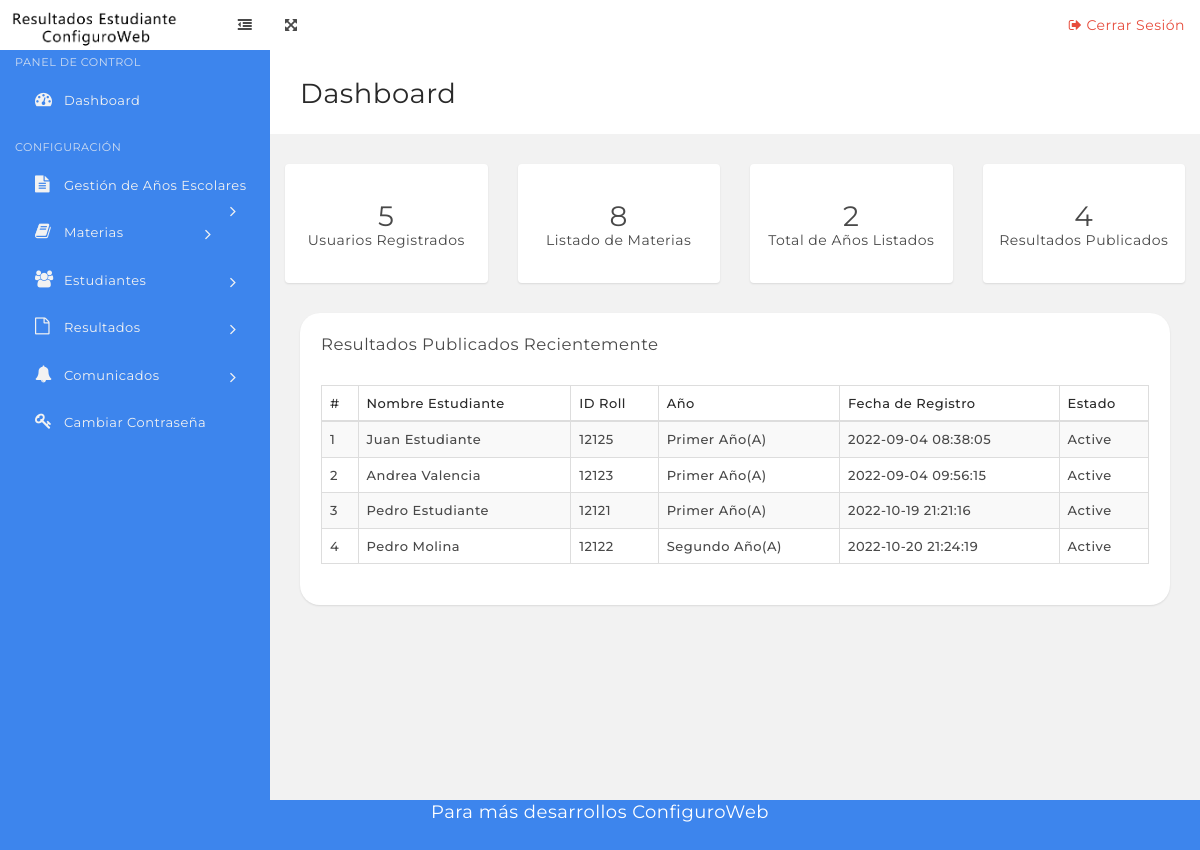
Page /dashboard.php on the committed database.
### tables this page shows
CREATE TABLE `tblstudents` (
  `StudentId` int(11) NOT NULL,
  `StudentName` varchar(100) DEFAULT NULL,
  `RollId` varchar(100) DEFAULT NULL,
  `StudentEmail` varchar(100) DEFAULT NULL,
  `Gender` varchar(10) DEFAULT NULL,
  `DOB` varchar(100) DEFAULT NULL,
  `ClassId` int(11) DEFAULT NULL,
  `RegDate` timestamp NULL DEFAULT current_timestamp(),
  `UpdationDate` timestamp NULL DEFAULT NULL,
  `Status` int(1) DEFAULT NULL
);

### dashboard.php (the view, shortened to what this page needs)
<?php
include('includes/config.php');
if (strlen($_SESSION['alogin']) == "") {
    header("Location: index.php");
} else {
?>
    <?php include('includes/topbar.php'); ?>
    <div class="content-wrapper">
        <div class="content-container">
            <?php include('includes/leftbar.php'); ?>
            <div class="main-page">
                <div class="container-fluid">
                    <div class="row page-title-div">
                        <div class="col-sm-6">
                            <h2 class="title">Dashboard</h2>
                        </div>
                    </div>
                </div>
                <section class="section">
                    <div class="container-fluid">
                        <div class="row">
                            <div class="col-lg-3 col-md-3 col-sm-6 col-xs-12 text-center">
                                <a class="dashboard-stat bg-white" href="manage-students.php">
                                    <?php
                                    $sql1 = "SELECT StudentId from tblstudents ";
                                    $query1 = $dbh->prepare($sql1);
                                    $query1->execute();
                                    $totalstudents = $query1->rowCount();
                                    ?>
                                    <span class="number counter"><?php echo htmlentities($totalstudents); ?></span>
                                    <span class="name">Usuarios Registrados</span>
                                </a>
                            </div>
                            <div class="col-lg-3 col-md-3 col-sm-6 col-xs-12 text-center">
                                <a class="dashboard-stat bg-white" href="manage-subjects.php">
                                    <?php
                                    $sql = "SELECT id from  tblsubjects ";
                                    $query = $dbh->prepare($sql);
                                    $query->execute();
                                    $totalsubjects = $query->rowCount();
                                    ?>
                                    <span class="number counter"><?php echo htmlentities($totalsubjects); ?></span>
                                    <span class="name">Listado de Materias</span>
                                </a>
                            </div>
                            <div class="col-lg-3 col-md-3 col-sm-6 col-xs-12">
                                <a class="dashboard-stat bg-white" href="manage-classes.php">
                                    <?php
                                    $sql2 = "SELECT id from  tblclasses ";
                                    $query2 = $dbh->prepare($sql2);
                                    $query2->execute();
                                    $totalclasses = $query2->rowCount();
                                    ?></span>
                                    <span class="number counter"><?php echo htmlentities($totalclasses); ?></span>
                                    <span class="name">Total de Años Listados</span>
                                </a>
                            </div>
                            <div class="col-lg-3 col-md-3 col-sm-6 col-xs-12 text-center">
                                <a class="dashboard-stat bg-white" href="manage-results.php">
                                    <?php
                                    $sql3 = "SELECT  distinct StudentId from  tblresult ";
                                    $query3 = $dbh->prepare($sql3);
                                    $query3->execute();
                                    $totalresults = $query3->rowCount();
                                    ?></span>
                                    <span class="number counter"><?php echo htmlentities($totalresults); ?></span>
                                    <span class="name">Resultados Publicados</span>
                                </a>
                            </div>
                        </div>
                        <section class="section">
                            <div class="container-fluid">
                                <div class="row">
                                    <div class="col-md-12">
                                        <div class="panel">
                                            <div class="panel-heading">
                                                <div class="panel-title">
                                                    <h5>Resultados Publicados Recientemente</h5>
                                                </div>
                                            </div>
                                            <div class="panel-body p-20">
                                                <table id="example" class="display table table-striped table-bordered" cellspacing="0" width="100%">
                                                    <thead>
                                                        <tr>
                                                            <th>#</th>
                                                            <th>Nombre Estudiante</th>
                                                            <th>ID Roll</th>
                                                            <th>Año</th>
                                                            <th>Fecha de Registro</th>
                                                            <th>Estado</th>
                                                        </tr>
                                                    </thead>
                                                    <tbody>
                                                        <?php $sql = "SELECT  distinct tblstudents.StudentName,tblstudents.RollId,tblstudents.RegDate,tblstudents.StudentId,tblstudents.Status,tblclasses.ClassName,tblclasses.Section from tblresult join tblstudents on tblstudents.StudentId=tblresult.StudentId  join tblclasses on tblclasses.id=tblresult.ClassId";
                                                        $query = $dbh->prepare($sql);
                                                        $query->execute();
                                                        $results = $query->fetchAll(PDO::FETCH_OBJ);
                                                        $cnt = 1;
                                                        if ($query->rowCount() > 0) {
                                                            foreach ($results as $result) {   ?>
                                                                <tr>
                                                                    <td><?php echo htmlentities($cnt); ?></td>
                                                                    <td><?php echo htmlentities($result->StudentName); ?></td>
                                                                    <td><?php echo htmlentities($result->RollId); ?></td>
                                                                    <td><?php echo htmlentities($result->ClassName); ?>(<?php echo htmlentities($result->Section); ?>)</td>
                                                                    <td><?php echo htmlentities($result->RegDate); ?></td>
                                                                    <td><?php if ($result->Status == 1) {
                                                                            echo htmlentities('Active');
                                                                        } else {
                                                                            echo htmlentities('Blocked');
                                                                        }
                                                                        ?></td>
                                                                </tr>
                                                        <?php $cnt = $cnt + 1;
                                                            }
                                                        } ?>
                                                    </tbody>
                                                </table>
                                            </div>
                                        </div>
                                    </div>
                                </div>
                            </div>
                    </div>
            </div>
        </div>
    </div>
    </div>
    <?php include('includes/footer.php'); ?>
<?php } ?>

### includes/topbar.php (shortened to what this page needs)
<!DOCTYPE html>
<html lang="en">
<head>
    <link rel="stylesheet" href="assets/css/bootstrap.min.css" media="screen">
    <link rel="stylesheet" href="assets/css/font-awesome.min.css" media="screen">
    <link rel="stylesheet" href="assets/css/animate-css/animate.min.css" media="screen">
    <link rel="stylesheet" href="assets/css/lobipanel/lobipanel.min.css" media="screen">
    <link rel="stylesheet" href="assets/css/toastr/toastr.min.css" media="screen">
    <link rel="stylesheet" href="assets/css/icheck/skins/line/blue.css">
    <link rel="stylesheet" href="assets/css/icheck/skins/line/red.css">
    <link rel="stylesheet" href="assets/css/icheck/skins/line/green.css">
    <link rel="stylesheet" href="assets/css/main.css" media="screen">
    <link rel="stylesheet" href="assets/css/prism/prism.css" media="screen">
</head>
<body class="top-navbar-fixed">
    <div class="main-wrapper">
        <nav class="navbar top-navbar bg-white">
            <div class="container-fluid">
                <div class="row">
                    <div class="navbar-header no-padding">
                        <a class="navbar-brand" target="a_blank" href="https://www.configuroweb.com/46-aplicaciones-gratuitas-en-php-python-y-javascript/#Aplicaciones-gratuitas-en-PHP,-Python-y-Javascript">
                            <img src="assets/images/logo.png" style="Width: 165px">
                        </a>
                        <span class="small-nav-handle hidden-sm hidden-xs"><i class="fa fa-outdent"></i></span>
                    </div>
                    <div class="collapse navbar-collapse" id="navbar-collapse-1">
                        <ul class="nav navbar-nav" data-dropdown-in="fadeIn" data-dropdown-out="fadeOut">
                            <li class="hidden-sm hidden-xs"><a href="#" class="full-screen-handle"><i class="fa fa-arrows-alt"></i></a></li>
                        </ul>
                        <ul class="nav navbar-nav navbar-right" data-dropdown-in="fadeIn" data-dropdown-out="fadeOut">
                            <li>
                                <a href="logout.php" class="color-danger text-center"><i class="fa fa-sign-out"></i> Cerrar Sesión</a>
                            </li>
                        </ul>
                    </div>
                </div>
            </div>
        </nav>

### includes/leftbar.php (shortened to what this page needs)
<div class="left-sidebar box-shadow
" style="
    background-color: #3d85ed; ">
    <div class="sidebar-content">
        <div class="sidebar-nav">
            <ul class="side-nav color-gray">
                <li class="nav-header">
                    <span class="">Panel de Control</span>
                </li>
                <li>
                    <a href="dashboard.php"><i class="fa fa-dashboard"></i> <span>Dashboard</span> </a>
                </li>
                <li class="nav-header">
                    <span class="">Configuración</span>
                </li>
                <li class="has-children">
                    <a href="#"><i class="fa fa-file-text"></i> <span>Gestión de Años Escolares</span> <i class="fa fa-angle-right arrow"></i></a>
                </li>
                <li class="has-children">
                    <a href="#"><i class="fa fa-book"></i> <span>Materias</span> <i class="fa fa-angle-right arrow"></i></a>
                </li>
            </ul>
            <li class="has-children">
                <a href="#"><i class="fa fa-users"></i> <span>Estudiantes</span> <i class="fa fa-angle-right arrow"></i></a>
            </li>
            <li class="has-children">
                <a href="#"><i class="fa fa-file-o"></i> <span>Resultados</span> <i class="fa fa-angle-right arrow"></i></a>
            </li>
            <li class="has-children">
                <a href="#"><i class="fa fa-bell"></i> <span>Comunicados</span> <i class="fa fa-angle-right arrow"></i></a>
            </li>
            <li><a href="change-password.php"><i class="fa fa-key"></i> <span> Cambiar Contraseña </span></a></li>
        </div>
    </div>
</div>

### includes/footer.php (shortened to what this page needs)
<link rel="stylesheet" href="assets/js/amcharts/plugins/export/export.css" type="text/css" media="all" />
</body>
<!DOCTYPE html>
<html>
<head>
</head>
<body>
    <div class="footer">
        <p> <a style="color:white; font-size:large;" href="https://www.configuroweb.com/46-aplicaciones-gratuitas-en-php-python-y-javascript/#Aplicaciones-gratuitas-en-PHP,-Python-y-Javascript">Para más desarrollos ConfiguroWeb</a></p>
    </div>
</body>
</html>

### includes/footer.php (style rules this page uses)
.footer { position: fixed; left: 0; bottom: 0; width: 100%; background-color: #3d85ed; color: white; text-align: center; }

### rows in the picture
tblstudents: StudentName "Juan Estudiante", RollId "12125", ClassName "Primer Año", Section "A", RegDate "2022-09-04 08:38:05"
tblstudents: StudentName "Andrea Valencia", RollId "12123", ClassName "Primer Año", Section "A", RegDate "2022-09-04 09:56:15"
tblstudents: StudentName "Pedro Estudiante", RollId "12121", ClassName "Primer Año", Section "A", RegDate "2022-10-19 21:21:16"
tblstudents: StudentName "Pedro Molina", RollId "12122", ClassName "Segundo Año", Section "A", RegDate "2022-10-20 21:24:19"

### other values in the picture
$totalstudents "5"
$totalsubjects "8"
$totalclasses "2"
$totalresults "4"
